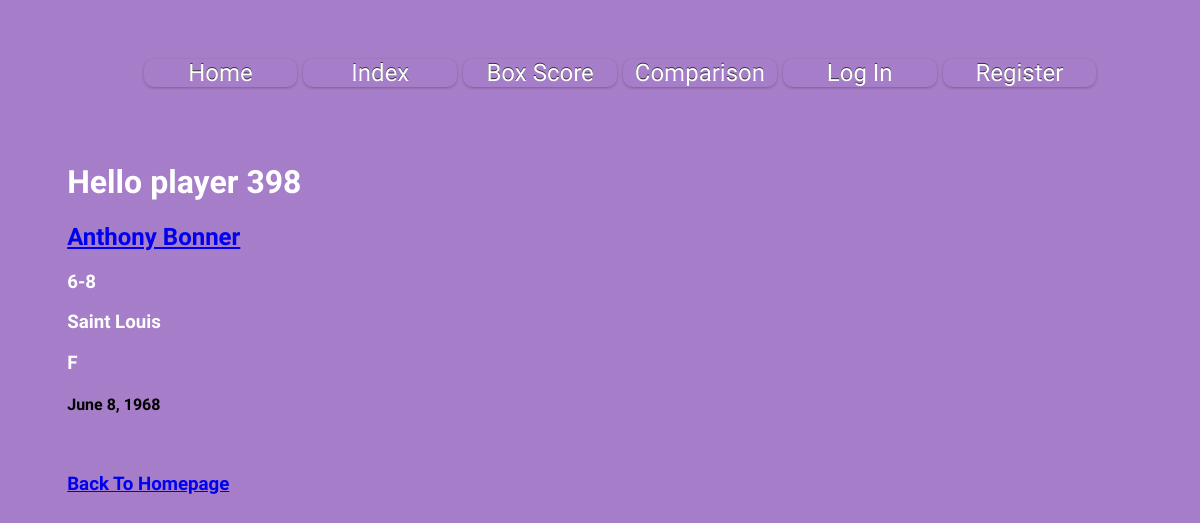
The page /players/398 on the database its author committed.
### myapp/models.py (models this page shows)
class Playersinfo(models.Model):
    id = models.AutoField(db_column='ID', primary_key=True, blank=True)  # Field name made lowercase.
    player_id = models.TextField(db_column='Player_id', blank=True, null=True)  # Field name made lowercase.
    name = models.TextField(db_column='Name', blank=True, null=True)  # Field name made lowercase.
    position = models.TextField(db_column='Position', blank=True, null=True)  # Field name made lowercase.
    height = models.FloatField(db_column='Height', blank=True, null=True)  # Field name made lowercase.
    birthdate = models.TextField(db_column='Birthdate', blank=True, null=True)  # Field name made lowercase.
    college = models.TextField(db_column='College', blank=True, null=True)  # Field name made lowercase.
    url = models.TextField(db_column='Url', blank=True, null=True)  # Field name made lowercase.
    class Meta:
        managed = False
        db_table = 'playersInfo'

### myapp/views.py (the view)
# urls.py: path('players/<int:player_id>', views.player, name='player'),
def player(request, player_id):
    player = get_object_or_404(Playersinfo, pk = player_id)
    player_id = player_id
    return render(request, 'player.html', {'player_id': player_id, 'player': player})

### Templates/player.html (shortened to what this page needs)
{% extends 'base.html' %}
{% block content %}
<h1>Hello player {{player_id}}</h1>
<h2><a href="https://www.basketball-reference.com{{player.url}}">{{player.name}}</a></h2>
<h3>{{player.height}}</h3>
<h3>{{player.college}}</h3>
<h3>{{player.position}}</h3>
<h4>{{player.birthdate}}</h4>
<h3><a href="{% url 'home' %}">Back To Homepage</a></h3>
{% endblock %}

### myapp/Static/myapp/style.css (style rules this page uses)
body { background: linear-gradient( rgba(94, 19, 158,.55), rgba(94, 19, 158,.55) ), url(https://sportshub.cbsistatic.com/i/r/2020/05/12/aa3d9c1b-5ecc-4d16-94de-534bd802f6c4/thumbnail/1200x675/662f1450fbba89c876f4dd0e989e6858/bestnbaplayercover.png) no-repeat center center fixed; -webkit-background-size: cover; -moz-background-size: cover; -o-background-size: cover; background-size: cover; font-family: 'Barlow Condensed', sans-serif; }
h1 { color:white; }
h3 { color: white; }
h2 { color: white; }

### rows shown on the page
Playersinfo: name "Anthony Bonner", height "6-8", college "Saint Louis", position "F", birthdate "June 8, 1968"

### other values the page prints
{{ player_id }} "398"
